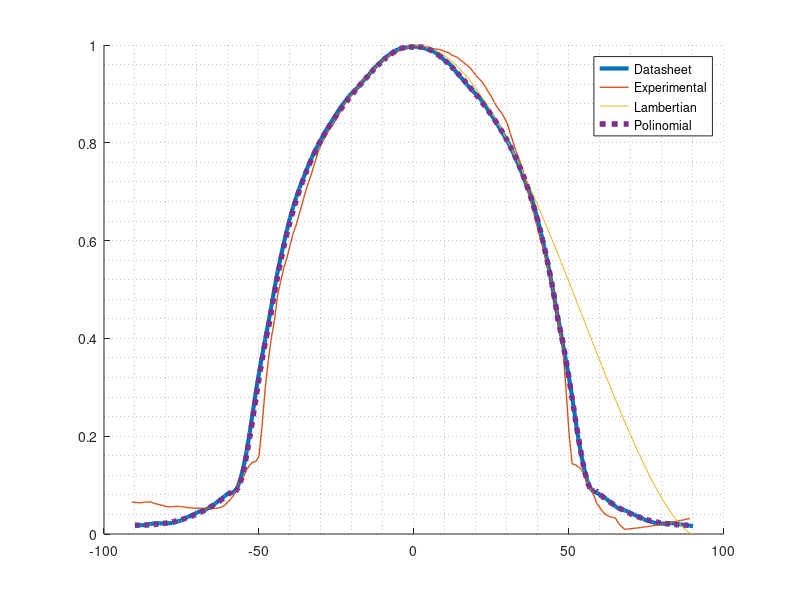

Here is the MATLAB script that generated this plot: (Note: this script raises an error after producing the figure.)
clc, clear all, close all

% from the datasheet
datasheet = csvread('pattern_smoothed_3.csv',1,0);
experiment = csvread('experiment_axis_X.csv',1,0);

% processing experiments
experiment(:,2)= experiment(:,2)/max(experiment(:,2));

% estimacion por lambertianos
phi = 0:0.5:90;
lamb =cosd(phi).^1.5;


figure(1)
hold on
plot(datasheet(:,1), datasheet(:,2)/100,'LineWidth',3,'DisplayName','Datasheet')
plot(experiment(:,1)-1,experiment(:,2) ,'LineWidth',1,'DisplayName','Experimental')

plot(phi,lamb,'DisplayName','Lambertian')
legend
grid minor


%%
% estimation with polynomios
p1 =[-2.87071219e-05,2.04429106e-03,-6.27359812e-02,1.85501661e-01,9.94769800e01]/100; %0 - 46
p2 =[5.41209126e-04,-8.38922902e-02,4.37043922,-8.24163885e01,3.30525716e02]/100; %46 a 58
p3 =[-1.1142e-04,3.3874e-02,-3.3845e+00,1.1325e+02]/100; % 58 a 90

phi_range = -90:0.5:90;
i_est = [];
for phi = phi_range
    phi=abs(phi);
    if phi <= 46
        i_rel = polyval(p1, phi);
    elseif phi <= 58
        i_rel = polyval(p2, phi);    
    elseif phi <= 90
        i_rel = polyval(p3, phi);
    else 
        i_rel = 0;
    end
    i_est = [i_est i_rel];
end

plot(phi_range,i_est, 'LineWidth',4,'DisplayName','Polinomial','LineStyle',':')
xline(0,  'r--', 'x=0');
xline(46, 'r--', 'x=46');
xline(58, 'r--', 'x=58');
